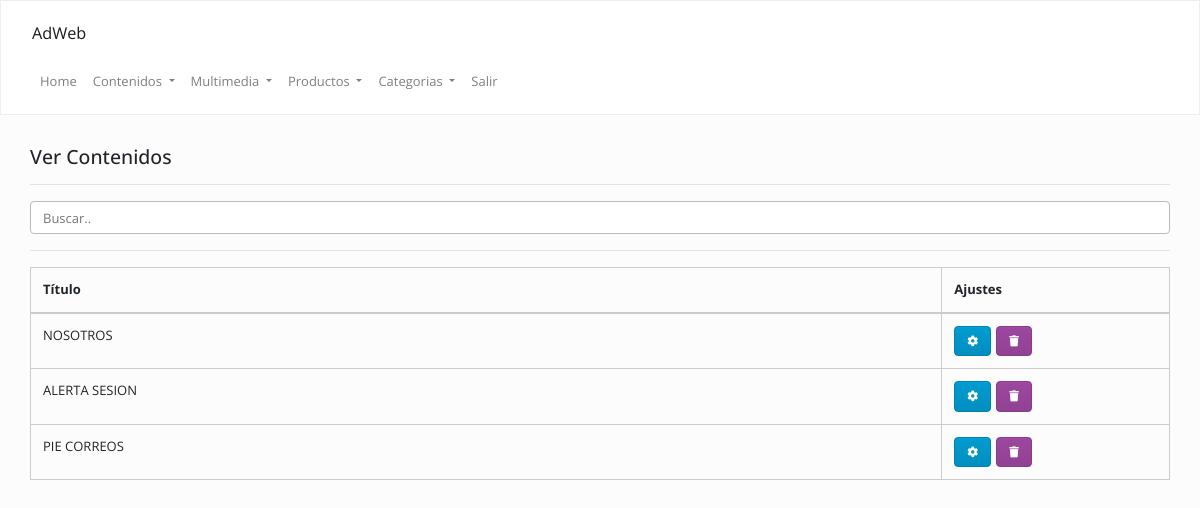
Page /admin/index.php?op=contenidos&accion=ver (signed in) on the committed database.
### tables this page shows
CREATE TABLE `contenidos` (
  `id` int(11) NOT NULL,
  `contenido` longtext,
  `cod` varchar(255) NOT NULL
);

### Config/Autoload.php (called while the page is built, shortened)
<?php
class autoload
{
    public static function runAdmin()
    {
        spl_autoload_register(
            function ($clase)
            {
                $ruta = str_replace("\\", "/", $clase) . ".php";
            }
        );
    }
}

### Clases/Conexion.php (called while the page is built, shortened)
<?php namespace Clases;
class Conexion
{
    private $datos = array("host"=> "localhost","user"=> "root","pass"=> "","db"  => "turina");
    private $con;
    public function __construct()
    {
        $this->con = mysqli_connect($this->datos["host"], $this->datos["user"], $this->datos["pass"], $this->datos["db"]);
        mysqli_set_charset($this->con,'utf8');
    }
    public function sqlReturn($query)
    {
        $dato = $this->con->query($query);
        return $dato;
    }
}

### Clases/Contenidos.php (called while the page is built, shortened)
<?php namespace Clases;
class Contenidos
{
    private $con;
    public function __construct()
    {
        $this->con = new Conexion();
    }
    function list($filter,$order,$limit) {
        $array = array();
        if (is_array($filter)) {
            $filterSql = "WHERE ";
            $filterSql .= implode(" AND ", $filter);
        } else {
            $filterSql = '';
        }
        if ($order != '') {
            $orderSql = $order;
        } else {
            $orderSql = "id DESC";
        }
        if ($limit != '') {
            $limitSql = "LIMIT " . $limit;
        } else {
            $limitSql = '';
        }
        $sql = "SELECT * FROM `contenidos` $filterSql  ORDER BY $orderSql $limitSql";
        $notas = $this->con->sqlReturn($sql);
        if ($notas) {
            while ($row = mysqli_fetch_assoc($notas)) {
                $array[] = $row;
            }
            return $array ;
        }
    }
}

### admin/inc/contenidos/ver.php (the view, shortened to what this page needs)
<?php
$contenidos = new Clases\Contenidos();
?>
<div class="mt-20">
    <div class="col-lg-12 col-md-12">
        <h4>
            Ver Contenidos
        </h4>
        <hr/>
        <input class="form-control" id="myInput" type="text" placeholder="Buscar..">
        <hr/>
        <table class="table  table-bordered  ">
            <thead>
                <th>
                    Título
                </th>
                <th>
                    Ajustes
                </th>
            </thead>
            <tbody>
                <?php
                $data = $contenidos->list("", "", "");
                if (is_array($data)) {
                    for ($i = 0; $i < count($data); $i++) {
                        echo "<tr>";
                        echo "<td>" . strtoupper($data[$i]["cod"]) . "</td>";
                        echo "<td>";
                        echo '<a class="btn btn-info" data-toggle="tooltip" data-placement="top" title="Modificar" href="' . URL . '/index.php?op=contenidos&accion=modificar&cod=' . $data[$i]["id"] . '">
                        <i class="fa fa-cog"></i></a>';
                        echo '<a class="btn btn-danger" data-toggle="tooltip" data-placement="top" title="Eliminar" href="' . URL . '/index.php?op=contenidos&accion=ver&borrar=' . $data[$i]["id"] . '">
                        <i class="fa fa-trash"></i></a>';
                        echo "</td>";
                        echo "</tr>";
                    }
                }
                ?>
            </tbody>
        </table>
    </div>
</div>

### admin/css/style.css (style rules this page uses)
.mt-20 { margin-top: 20px !important; }
td .btn { margin-right: 5px; font-size: 11px; }
th:last-child { width: 20%; }

### rows in the picture
contenidos: cod "NOSOTROS"
contenidos: cod "ALERTA SESION"
contenidos: cod "PIE CORREOS"
